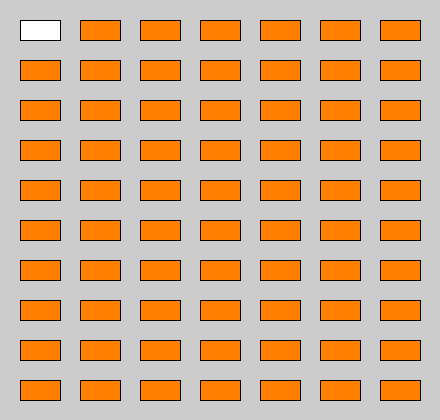
Frame 1 (no input)
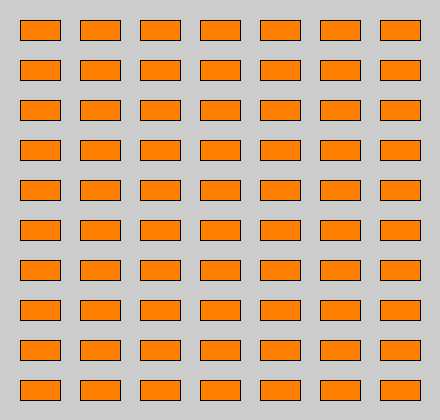
Frame 60 (the mouse pressed at the canvas centre just before this capture)
Frame 120 (the mouse held since frame 60 and released just before this capture): identical to frame 60, image omitted

The Processing sketch that drew these frames (run headless with seeded random() and noise(); from frame 60 on, the mouse is pressed at the canvas centre):

// Processing sketch: ejercicio03
// ── ejercicio03.pde
PVector coordenadasRectangulo;
int ancho, alto, distanciaEntreRectangulos;
color naranjaColor;

public void setup(){
  size(440,420);
  distanciaEntreRectangulos = 20;
  ancho = 40;
  alto = 20;
  coordenadasRectangulo = new PVector(distanciaEntreRectangulos,distanciaEntreRectangulos);
  naranjaColor = color(255,128,0);
}

public void draw(){
  dibujarRectangulos();
}

public void dibujarRectangulos(){
  for(float x=coordenadasRectangulo.x;x<width;x+=(ancho+distanciaEntreRectangulos)){
    for(float y=coordenadasRectangulo.y;y<height;y+=(alto+distanciaEntreRectangulos)){
      rect(x,y,ancho,alto);
      fill(naranjaColor);
    }
  }
}
